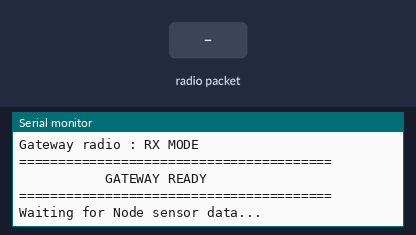
The sketch below on a simulated Arduino Mega 2560, built for the host (arithmetic inside an expression is 32-bit, double 64-bit). On the bench: the last lines printed to the serial monitor. Inputs (shaded band) come from the test bench. No radio packets arrive unless stated.

Above: at 2.7 s.
2.8 s: radio packet "NODE=1" arrives
At 4.0 s:
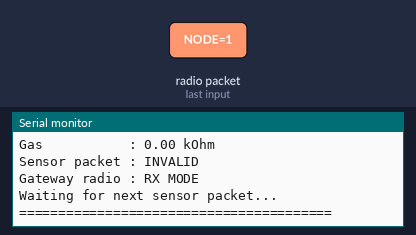
4.3 s: radio packet "NODE=" arrives
At 5.5 s:
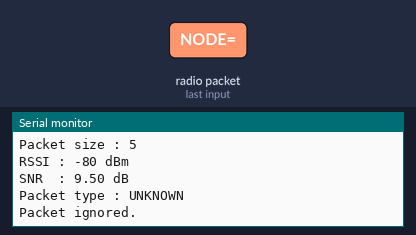
5.8 s: radio packet "PKT=" arrives
7.3 s: radio packet "T=" arrives
8.8 s: radio packet "H=" arrives
10.3 s: radio packet "P=" arrives
Timing chart, 0 to 12.8 s (numbered marks = the images above; inputs shaded):
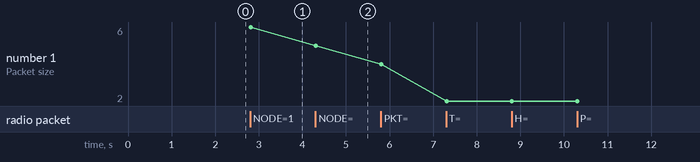

Measured:
- after the input at 2.8 s, the serial monitor: prints a new line at once (image 1)
- after the input at 4.3 s, the serial monitor: prints a new line at once (image 2)
- plotted number 1: 5 → 4 after the input at 5.8 s, 4 → 2 after the input at 7.3 s

The sketch:

gateway.ino
```cpp
#include <SPI.h>
#include <LoRa.h>

// =====================================================
// TERRALINK V1 - GATEWAY
// LoRa RECEIVER + DATA PARSER
// =====================================================

// ---------------- LoRa ----------------

#define LORA_FREQUENCY 433E6

#define LORA_SS    5
#define LORA_RST   14
#define LORA_DIO0  26

#define LORA_SCK   18
#define LORA_MISO  19
#define LORA_MOSI  23


// =====================================================
// SETUP
// =====================================================

void setup() {

  Serial.begin(115200);
  delay(1500);

  Serial.println();
  Serial.println();
  Serial.println("========================================");
  Serial.println("        TERRALINK V1 GATEWAY");
  Serial.println("========================================");


  // ===================================================
  // SPI
  // ===================================================

  Serial.println();
  Serial.println("Initializing SPI...");

  SPI.begin(
    LORA_SCK,
    LORA_MISO,
    LORA_MOSI,
    LORA_SS
  );

  Serial.println("SPI : PASS");


  // ===================================================
  // LORA INITIALIZATION
  // ===================================================

  Serial.println();
  Serial.println("Initializing LoRa...");

  LoRa.setPins(
    LORA_SS,
    LORA_RST,
    LORA_DIO0
  );


  if (!LoRa.begin(LORA_FREQUENCY)) {

    Serial.println();
    Serial.println("ERROR: LoRa initialization FAILED");

    while (true) {

      delay(1000);

      Serial.println(
        "LoRa not detected..."
      );
    }
  }


  Serial.println(
    "LoRa initialization : PASS"
  );


  // ===================================================
  // LORA CONFIGURATION
  // ===================================================

  LoRa.setTxPower(17);

  LoRa.setSpreadingFactor(7);

  LoRa.setSignalBandwidth(125E3);

  LoRa.setCodingRate4(5);

  LoRa.enableCrc();


  Serial.println();
  Serial.println("LoRa configuration");
  Serial.println("-------------------");

  Serial.print("Frequency : ");
  Serial.print(
    LORA_FREQUENCY / 1000000.0
  );
  Serial.println(" MHz");

  Serial.println("TX Power  : 17 dBm");
  Serial.println("SF        : 7");
  Serial.println("Bandwidth : 125 kHz");
  Serial.println("Coding    : 4/5");
  Serial.println("CRC       : ENABLED");


  // ===================================================
  // RECEIVER MODE
  // ===================================================

  LoRa.receive();


  Serial.println();
  Serial.println("Gateway radio : RX MODE");


  Serial.println();
  Serial.println("========================================");
  Serial.println("           GATEWAY READY");
  Serial.println("========================================");

  Serial.println();
  Serial.println("Waiting for Node sensor data...");
}


// =====================================================
// EXTRACT VALUE FROM FIELD
// =====================================================

String getValue(
  String field
) {

  int equalsPosition =
    field.indexOf('=');


  if (equalsPosition < 0) {

    return "";
  }


  return field.substring(
    equalsPosition + 1
  );
}


// =====================================================
// PROCESS SENSOR PACKET
// =====================================================

void processPacket(
  String packet
) {

  Serial.println();
  Serial.println();
  Serial.println("========================================");
  Serial.println("         SENSOR PACKET RECEIVED");
  Serial.println("========================================");


  // ===================================================
  // RAW PACKET
  // ===================================================

  Serial.print("Raw packet : ");
  Serial.println(packet);


  Serial.print("Packet size : ");
  Serial.println(packet.length());


  Serial.print("RSSI : ");
  Serial.print(
    LoRa.packetRssi()
  );
  Serial.println(" dBm");


  Serial.print("SNR  : ");
  Serial.print(
    LoRa.packetSnr()
  );
  Serial.println(" dB");


  // ===================================================
  // VALIDATE NODE PACKET
  // ===================================================

  if (!packet.startsWith("NODE=1")) {

    Serial.println();
    Serial.println("Packet type : UNKNOWN");
    Serial.println("Packet ignored.");

    LoRa.receive();

    return;
  }


  // ===================================================
  // PARSE PACKET
  // ===================================================

  int fieldStart = 0;

  int commaPosition = -1;


  String nodeID = "";
  String packetID = "";

  String temperatureString = "";
  String humidityString = "";
  String pressureString = "";
  String gasString = "";


  // ---------------------------------------------------
  // Go through each comma-separated field
  // ---------------------------------------------------

  while (fieldStart < packet.length()) {

    commaPosition =
      packet.indexOf(
        ',',
        fieldStart
      );


    String field;


    if (commaPosition == -1) {

      // Last field

      field =
        packet.substring(
          fieldStart
        );

      fieldStart =
        packet.length();
    }

    else {

      field =
        packet.substring(
          fieldStart,
          commaPosition
        );

      fieldStart =
        commaPosition + 1;
    }


    field.trim();


    // -------------------------------------------------
    // Identify field
    // -------------------------------------------------

    if (field.startsWith("NODE=")) {

      nodeID =
        getValue(field);
    }

    else if (field.startsWith("PKT=")) {

      packetID =
        getValue(field);
    }

    else if (field.startsWith("T=")) {

      temperatureString =
        getValue(field);
    }

    else if (field.startsWith("H=")) {

      humidityString =
        getValue(field);
    }

    else if (field.startsWith("P=")) {

      pressureString =
        getValue(field);
    }

    else if (field.startsWith("G=")) {

      gasString =
        getValue(field);
    }
  }


  // ===================================================
  // CONVERT VALUES
  // ===================================================

  int packetNumber =
    packetID.toInt();


  float temperature =
    temperatureString.toFloat();


  float humidity =
    humidityString.toFloat();


  float pressure =
    pressureString.toFloat();


  float gas =
    gasString.toFloat();


  // ===================================================
  // DISPLAY PARSED DATA
  // ===================================================

  Serial.println();
  Serial.println("PARSED SENSOR DATA");
  Serial.println("-------------------");


  Serial.print("Node ID       : ");
  Serial.println(nodeID);


  Serial.print("Packet number : ");
  Serial.println(packetNumber);


  Serial.print("Temperature   : ");
  Serial.print(
    temperature,
    2
  );
  Serial.println(" °C");


  Serial.print("Humidity      : ");
  Serial.print(
    humidity,
    2
  );
  Serial.println(" %");


  Serial.print("Pressure      : ");
  Serial.print(
    pressure,
    2
  );
  Serial.println(" hPa");


  Serial.print("Gas           : ");
  Serial.print(
    gas,
    2
  );
  Serial.println(" kOhm");


  // ===================================================
  // VALIDATION
  // ===================================================

  bool validPacket = true;


  if (nodeID != "1") {

    validPacket = false;
  }


  if (packetID == "") {

    validPacket = false;
  }


  if (temperatureString == "") {

    validPacket = false;
  }


  if (humidityString == "") {

    validPacket = false;
  }


  if (pressureString == "") {

    validPacket = false;
  }


  if (gasString == "") {

    validPacket = false;
  }


  Serial.println();


  if (validPacket) {

    Serial.println(
      "Sensor packet : VALID"
    );
  }

  else {

    Serial.println(
      "Sensor packet : INVALID"
    );
  }


  // ===================================================
  // RETURN TO RX
  // ===================================================

  LoRa.receive();


  Serial.println();
  Serial.println(
    "Gateway radio : RX MODE"
  );

  Serial.println(
    "Waiting for next sensor packet..."
  );

  Serial.println(
    "========================================"
  );
}


// =====================================================
// LOOP
// =====================================================

void loop() {

  int packetSize =
    LoRa.parsePacket();


  if (packetSize > 0) {

    String received = "";


    while (LoRa.available()) {

      received +=
        (char)LoRa.read();
    }


    processPacket(
      received
    );
  }


  delay(5);
}
```
